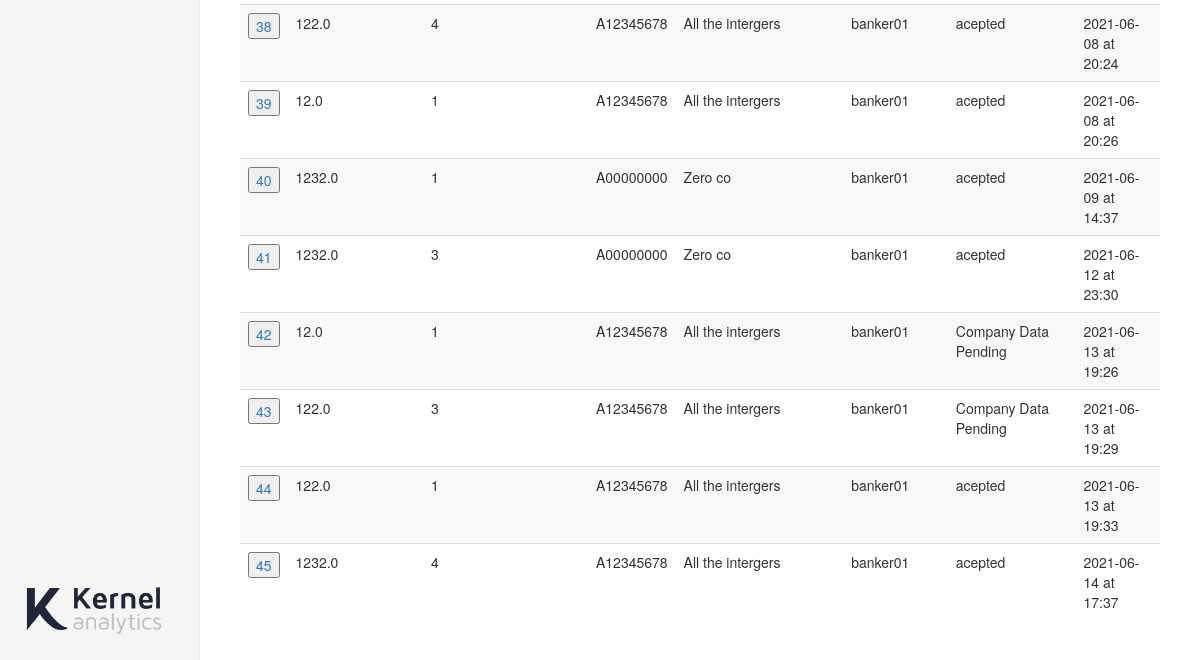
/currents (signed in, lower part), run on an earlier commit of the app's database.
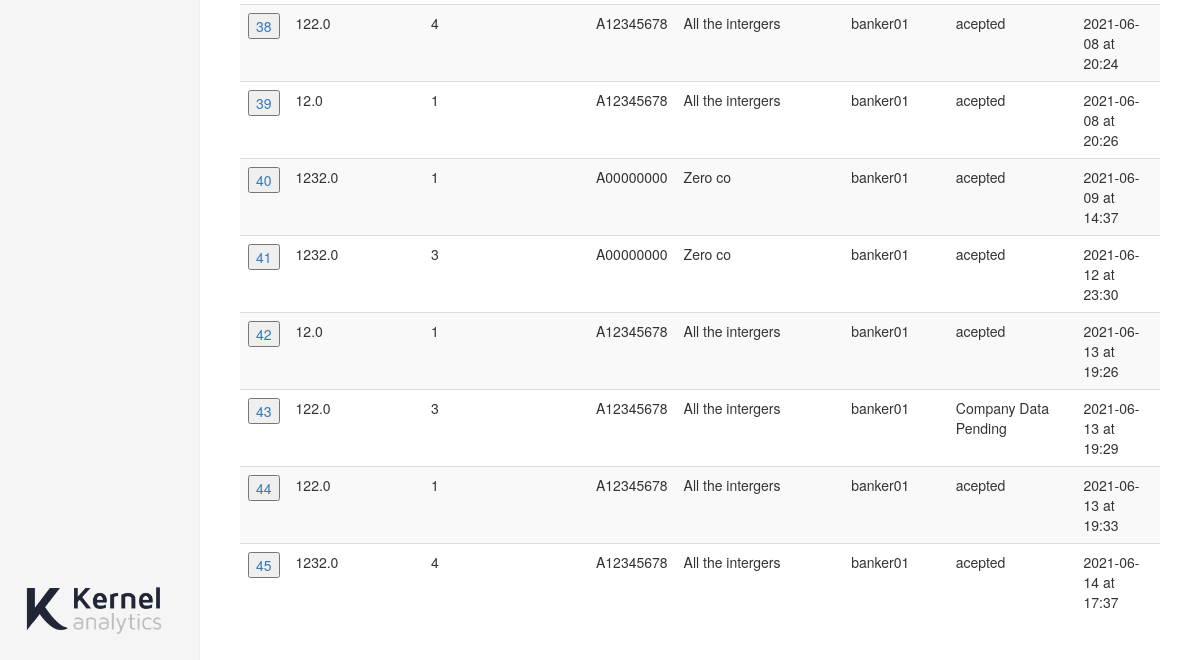
And on a later commit of the database.
### app.py (models this page shows)
class Loan(UserMixin, db.Model):
    id = db.Column(db.Integer, primary_key=True)
    loan_amount = db.Column(db.Float())
    number_of_installments = db.Column(db.Integer())
    username = db.Column(db.String(15))
    nif = db.Column(db.String(9))
    status = db.Column(db.String(15))
    monthly_payment = db.Column(db.Float())
    data_timestamp = db.Column(db.DateTime, default=datetime.utcnow)

class Company(UserMixin, db.Model):
    id = db.Column(db.Integer, primary_key=True)
    nif = db.Column(db.String(9))
    name = db.Column(db.String(50))
    cnae = db.Column(db.String(1))
    p10000 = db.Column(db.Float)
    p20000 = db.Column(db.Float)
    p40100_plus_40500 = db.Column(db.Float)
    p49100_plus_40800 = db.Column(db.Float)
    p31200_plus_32300 = db.Column(db.Float)
    ebitda_income = db.Column(db.Float)
    debt_ebitda = db.Column(db.Float)
    rraa_rrpp = db.Column(db.Float) # Leveraging - External Resources / Own Resources - Recursos Ajenos / recursos propios
    log_operating_income = db.Column(db.Float)
    return_on_assets = db.Column(db.Float)
    prob_default = db.Column(db.Float)
    username = db.Column(db.String(15))
    data_timestamp = db.Column(db.DateTime, default=datetime.utcnow)

### app.py (the view)
@app.route('/currents')
@login_required
def currents():
    order_history = db.session.query(Loan, Company).join(Company, Loan.nif == Company.nif).all()
    return render_template('currents.html', \
                            rows=order_history, \
                            name=current_user.username, \
                            bank_name=bank.name)

### app.py (called while the page is built)
@login_manager.user_loader
def load_user(user_id):
    return User.query.get(int(user_id))

### templates/currents.html (shortened to what this page needs)
{% extends "bootstrap/base.html" %}
{% import "bootstrap/wtf.html" as wtf %}
{% block styles %}
{{super()}}
<link rel="stylesheet" href="{{url_for('.static', filename='dashboard.css')}}">
{% endblock %}
{% block content %}
<div class="container-fluid">
  <div class="row">
    <div class="col-sm-3 col-md-2 sidebar">
      <div style="position: absolute; bottom: 20px;"><img src="{{url_for('.static', filename='ka-complete.png')}}"
          width="150px"></div>
    </div>
    <div class="col-sm-9 col-sm-offset-3 col-md-10 col-md-offset-2 main">
      <div class="table-responsive">
        <table id="myTable" class="table table-striped">
          <tbody>
            {% for row in rows %}
            <tr>
              <td><a>
                  <form action="/loan" method="POST">
                    <input type="submit" value={{ row.Loan.id }}>
                  </form>
                </a></td>
              <td> {{ row.Loan.loan_amount }}</td>
              <td> {{ row.Loan.number_of_installments }} </td>
              <td> {{ row.Loan.nif }} </td>
              <td> {{ row.Company.name }} </td>
              <td> {{ row.Loan.username }} </td>
              <td> {{ row.Loan.status }} </td>
              <td> {{ row.Loan.data_timestamp.strftime('%Y-%m-%d at %H:%M') }} </td>
            </tr>
            {% endfor %}
          </tbody>
        </table>
      </div>
    </div>
  </div>
</div>
{% endblock %}

### static/dashboard.css (style rules this page uses)
body { padding-top: 50px; }
img { padding-top: 10px; }
.sidebar { display: none; }
@media (min-width: 768px) { .sidebar { position: fixed; top: 51px; bottom: 0; left: 0; z-index: 1000; display: block; padding: 20px; overflow-x: hidden; overflow-y: auto; background-color: #f5f5f5; border-right: 1px solid #eee; } }
.main { padding: 20px; }
@media (min-width: 768px) { .main { padding-right: 40px; padding-left: 40px; } }

What changed in the data, as far as the page shows it:
changed Loan "2021-06-13 at 19:26": Loan.status "Company Data Pending" → "acepted"
